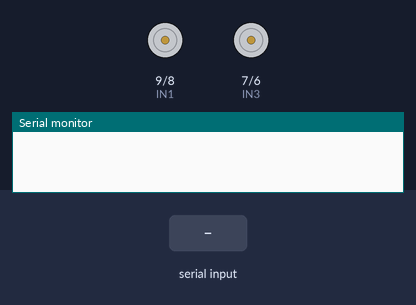
Bench run of a sketch on a simulated Arduino Uno, built with avr-gcc and run on an emulated ATmega328P. On the bench: motor-driver pin pairs drawn as motors (green arrow = first pin HIGH = forward, orange = second pin HIGH = backward, longer = more drive, scaled by the enable pin), the last lines printed to the serial monitor. The inputs (shaded band) are chosen by the test bench.

Above: at 1.2 s.
1.3 s: "F" received over the second serial link
At 1.9 s:
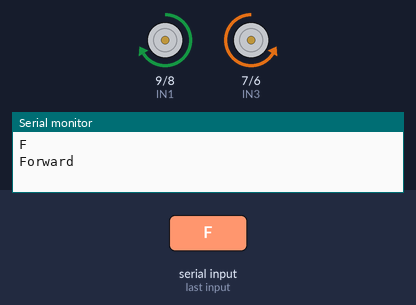
2.8 s: "B" received over the second serial link
At 3.9 s:
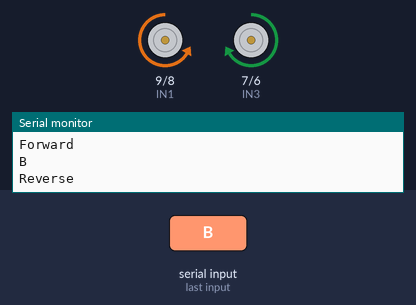
4.3 s: "L" received over the second serial link
At 5.5 s:
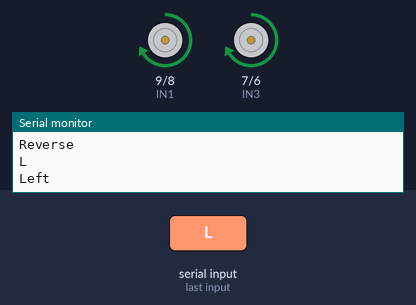
5.8 s: "R" received over the second serial link
At 6.5 s:
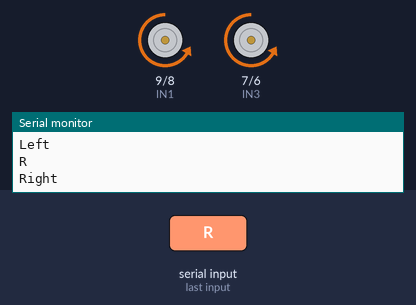
7.3 s: "S" received over the second serial link
At 8.4 s:
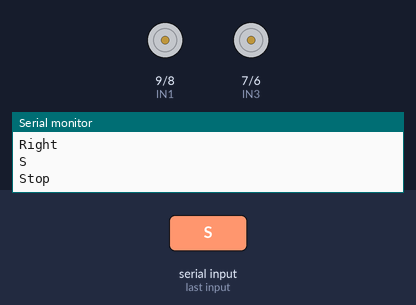
Timing chart, 0 to 9.8 s (numbered marks = the images above; inputs shaded):
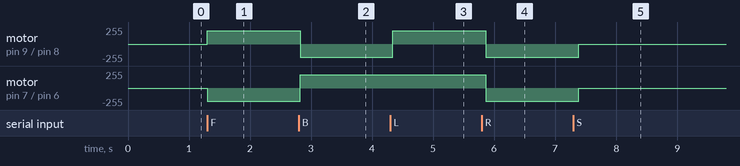

The sketch:

Blutooth_remote_control_car.ino
```cpp
#include<SoftwareSerial.h>

#define enA 10
#define IN1 9
#define IN2 8
#define IN3 7
#define IN4 6
#define enB 5

// adjust speed accordingly (1-255)
#define speed 200

SoftwareSerial bt(4, 3); // RX, TX

char data;

void setup() {
  Serial.begin(9600);

  pinMode(IN1, OUTPUT);
  pinMode(IN2, OUTPUT);
  pinMode(IN3, OUTPUT);
  pinMode(IN4, OUTPUT);
  pinMode(enA, OUTPUT);
  pinMode(enB, OUTPUT);

  digitalWrite(IN1, LOW);
  digitalWrite(IN2, LOW);
  digitalWrite(IN3, LOW);
  digitalWrite(IN4, LOW);
  bt.begin(9600);
}
void loop()
{
   while (bt.available())
   {
      { data = bt.read();
        Serial.println(data);}
      switch (data)
       {
          case 'F':
            Serial.println("Forward");
            forward();
            break;
          case 'B':
           Serial.println("Reverse");
            reverse();
            break;
          case 'L':
           Serial.println("Left");
            left();
            break;
          case 'R':
            Serial.println("Right");
            right();
            break;
          case 'S':
            Serial.println("Stop");
            stoprobot();
            break;
          }
      }
       if (bt.available() < 0)
        {
         Serial.println("No Bluetooth Data ");
        }
  delay(100);
}

void forward() {
  digitalWrite(IN1, HIGH);
  digitalWrite(IN2, LOW);
  digitalWrite(IN3, LOW);
  digitalWrite(IN4, HIGH);
  analogWrite(enA,speed);
  analogWrite(enB,speed);
  // Serial.println(speedenA);
  // Serial.println(speedenB);
  delay(20);
}
void reverse() {
  digitalWrite(IN1, LOW);
  digitalWrite(IN2, HIGH);
  digitalWrite(IN3, HIGH);
  digitalWrite(IN4, LOW);
  analogWrite(enA,speed);
  analogWrite(enB,speed);
  delay(20);
}

void left() {
  digitalWrite(IN1, HIGH);
  digitalWrite(IN2, LOW);
  digitalWrite(IN3, HIGH);
  digitalWrite(IN4, LOW);
  analogWrite(enA,speed);
  analogWrite(enB,speed);
  delay(20);
}
void right() {
  digitalWrite(IN1, LOW);
  digitalWrite(IN2, HIGH);
  digitalWrite(IN3, LOW);
  digitalWrite(IN4, HIGH);
  analogWrite(enA,speed);
  analogWrite(enB,speed);
  delay(20);
}
void stoprobot() {
  digitalWrite(IN1, LOW);
  digitalWrite(IN2, LOW);
  digitalWrite(IN3, LOW);
  digitalWrite(IN4, LOW);
  delay(20);
}
```

Measured:
- after the input at 1.3 s, motor on pin 9 (IN1) / pin 8 (IN2): stopped → forward 200/255 at once; motor on pin 7 (IN3) / pin 6 (IN4): stopped → backward 200/255 at once
- after the input at 2.8 s, motor on pin 9 (IN1) / pin 8 (IN2): forward 200/255 → backward 200/255 at once; motor on pin 7 (IN3) / pin 6 (IN4): backward 200/255 → forward 200/255 at once
- after the input at 4.3 s, motor on pin 9 (IN1) / pin 8 (IN2): backward 200/255 → forward 200/255 at once
- after the input at 5.8 s, motor on pin 9 (IN1) / pin 8 (IN2), motor on pin 7 (IN3) / pin 6 (IN4): forward 200/255 → backward 200/255 after 0.06 s
- after the input at 7.3 s, motor on pin 9 (IN1) / pin 8 (IN2), motor on pin 7 (IN3) / pin 6 (IN4): backward 200/255 → stopped after 0.08 s
